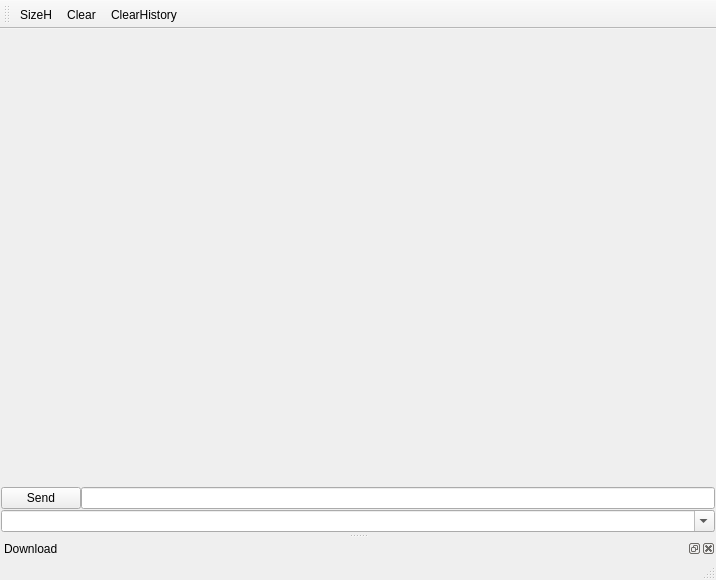
<?xml version="1.0" encoding="UTF-8"?>
<ui version="4.0">
 <class>MainWindow</class>
 <widget class="QMainWindow" name="MainWindow">
  <property name="geometry">
   <rect>
    <x>0</x>
    <y>0</y>
    <width>716</width>
    <height>580</height>
   </rect>
  </property>
  <property name="sizePolicy">
   <sizepolicy hsizetype="Minimum" vsizetype="Minimum">
    <horstretch>0</horstretch>
    <verstretch>0</verstretch>
   </sizepolicy>
  </property>
  <property name="windowTitle">
   <string>MainWindow</string>
  </property>
  <widget class="QWidget" name="centralwidget">
   <layout class="QVBoxLayout" name="verticalLayout_2" stretch="1,0,0">
    <property name="spacing">
     <number>1</number>
    </property>
    <property name="leftMargin">
     <number>1</number>
    </property>
    <property name="topMargin">
     <number>1</number>
    </property>
    <property name="rightMargin">
     <number>1</number>
    </property>
    <property name="bottomMargin">
     <number>1</number>
    </property>
    <item>
     <widget class="Console" name="console" native="true">
      <property name="font">
       <font>
        <family>LM Mono 12</family>
       </font>
      </property>
     </widget>
    </item>
    <item>
     <widget class="QWidget" name="widget" native="true">
      <property name="sizePolicy">
       <sizepolicy hsizetype="Preferred" vsizetype="Minimum">
        <horstretch>0</horstretch>
        <verstretch>0</verstretch>
       </sizepolicy>
      </property>
      <layout class="QVBoxLayout" name="verticalLayout">
       <property name="spacing">
        <number>0</number>
       </property>
       <property name="leftMargin">
        <number>0</number>
       </property>
       <property name="topMargin">
        <number>0</number>
       </property>
       <property name="rightMargin">
        <number>0</number>
       </property>
       <property name="bottomMargin">
        <number>0</number>
       </property>
       <item>
        <layout class="QFormLayout" name="formLayout">
         <property name="verticalSpacing">
          <number>0</number>
         </property>
         <item row="0" column="1">
          <widget class="QLineEdit" name="txline">
           <property name="clearButtonEnabled">
            <bool>true</bool>
           </property>
          </widget>
         </item>
         <item row="0" column="0">
          <widget class="QPushButton" name="sendButton">
           <property name="text">
            <string>Send</string>
           </property>
          </widget>
         </item>
        </layout>
       </item>
      </layout>
     </widget>
    </item>
    <item>
     <widget class="QComboBox" name="sendline">
      <property name="editable">
       <bool>true</bool>
      </property>
      <property name="insertPolicy">
       <enum>QComboBox::InsertAtTop</enum>
      </property>
     </widget>
    </item>
   </layout>
  </widget>
  <widget class="QMenuBar" name="menubar">
   <property name="geometry">
    <rect>
     <x>0</x>
     <y>0</y>
     <width>716</width>
     <height>23</height>
    </rect>
   </property>
  </widget>
  <widget class="QStatusBar" name="statusbar">
   <property name="sizePolicy">
    <sizepolicy hsizetype="Preferred" vsizetype="Minimum">
     <horstretch>0</horstretch>
     <verstretch>0</verstretch>
    </sizepolicy>
   </property>
  </widget>
  <widget class="IBToolBar" name="toolBar">
   <property name="windowTitle">
    <string>toolBar</string>
   </property>
   <attribute name="toolBarArea">
    <enum>TopToolBarArea</enum>
   </attribute>
   <attribute name="toolBarBreak">
    <bool>false</bool>
   </attribute>
   <addaction name="actionSizeH"/>
   <addaction name="actionClear"/>
   <addaction name="actionClearHistory"/>
  </widget>
  <widget class="QDockWidget" name="picoDock">
   <property name="sizePolicy">
    <sizepolicy hsizetype="Preferred" vsizetype="Minimum">
     <horstretch>0</horstretch>
     <verstretch>0</verstretch>
    </sizepolicy>
   </property>
   <property name="windowTitle">
    <string>Download</string>
   </property>
   <attribute name="dockWidgetArea">
    <number>8</number>
   </attribute>
   <widget class="PicoForm" name="picoForm"/>
  </widget>
  <action name="actionClear">
   <property name="icon">
    <iconset resource="../../../../Qt/qt-library/lib/utils/stdicons.qrc">
     <normaloff>:/fileclose</normaloff>:/fileclose</iconset>
   </property>
   <property name="text">
    <string>Clear</string>
   </property>
  </action>
  <action name="actionSizeH">
   <property name="icon">
    <iconset resource="../../../../Qt/qt-library/lib/utils/stdicons.qrc">
     <normaloff>:/top</normaloff>:/top</iconset>
   </property>
   <property name="text">
    <string>SizeH</string>
   </property>
  </action>
  <action name="actionClearHistory">
   <property name="icon">
    <iconset resource="../../../../Qt/qt-library/lib/utils/stdicons.qrc">
     <normaloff>:/stdicons/delete.png</normaloff>:/stdicons/delete.png</iconset>
   </property>
   <property name="text">
    <string>ClearHistory</string>
   </property>
  </action>
 </widget>
 <customwidgets>
  <customwidget>
   <class>IBToolBar</class>
   <extends>QToolBar</extends>
   <header>ibtoolbar.h</header>
  </customwidget>
  <customwidget>
   <class>PicoForm</class>
   <extends>QWidget</extends>
   <header>picoform.h</header>
   <container>1</container>
  </customwidget>
  <customwidget>
   <class>Console</class>
   <extends>QWidget</extends>
   <header>console.h</header>
   <container>1</container>
  </customwidget>
 </customwidgets>
 <resources>
  <include location="../../../../Qt/qt-library/lib/utils/stdicons.qrc"/>
 </resources>
 <connections/>
</ui>
